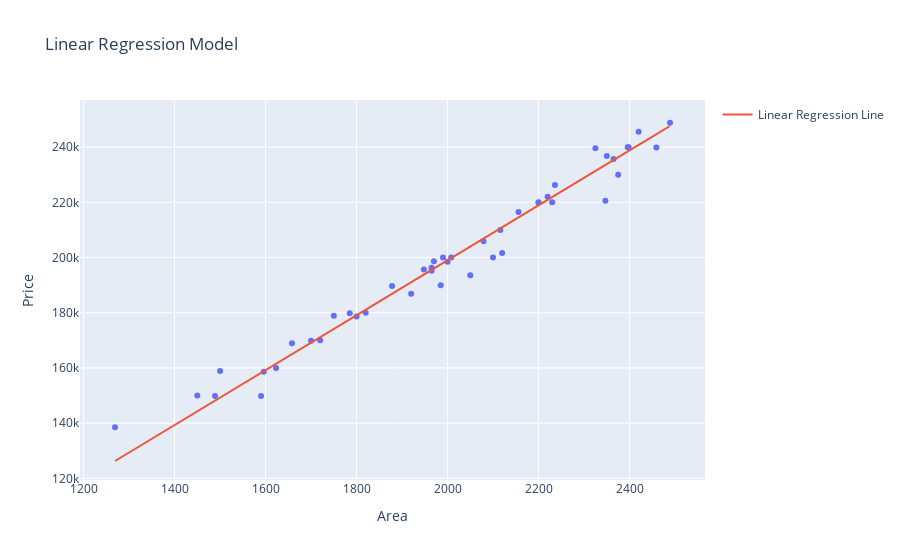

The cell this chart's notebook holds for it:
### Code cell
fig = px.scatter(data, x="Area", y="Price", title="Linear Regression Model")
fig.add_trace(go.Scatter(x=x_range, y=y_range, mode='lines', name="Linear Regression Line"))
fig.show()

### Figure 1 — Plotly figure (JSON) as saved in the notebook; plotly's stock layout.template omitted (floating-point values rounded to 4 significant figures; data arrays with more than 128 entries replaced by an {"elided": "..."} marker saying what was removed)
{"data": [{"hovertemplate": "Area=%{x}<br>Price=%{y}<extra></extra>", "legendgroup": "", "marker": {"color": "#636efa", "symbol": "circle"}, "mode": "markers", "name": "", "orientation": "v", "showlegend": false, "type": "scatter", "x": [1500, 1700, 1750, 1800, 1820, 1920, 1450, 1590, 1596, 1623, 1878, 1658, 1720, 1985, 2000, 2100, 2050, 1990, 1965, 1970, 2120, 2200, 2156, 1269, 1489, 1785, 1965, 1948, 2008, 2079, 2116, 2230, 2200, 2220, 2365, 2325, 2396, 2489, 2420, 2398, 2350, 2375, 2236, 2347, 2459], "xaxis": "x", "y": [158900, 169850, 178950, 178650, 180000, 186850, 150000, 149870, 158620, 159990, 189680, 168980, 170000, 190000, 198510, 200000, 193580, 200000, 195180, 198680, 201650, 220000, 216510, 138550, 149850, 179850, 196280, 195680, 200000, 205880, 210000, 220000, 219850, 222000, 235680, 239580, 240000, 248850, 245590, 240000, 236840, 230000, 226260, 220590, 239840], "yaxis": "y"}, {"mode": "lines", "name": "Linear Regression Line", "type": "scatter", "x": {"elided": "1220 int values"}, "y": {"elided": "1220 float values"}}], "layout": {"autosize": true, "legend": {"tracegroupgap": 0}, "title": {"text": "Linear Regression Model"}, "xaxis": {"anchor": "y", "autorange": true, "domain": [0, 1], "range": [1194.0, 2564.0], "title": {"text": "Area"}, "type": "linear"}, "yaxis": {"anchor": "x", "autorange": true, "domain": [0, 1], "range": [119300.0, 258700.0], "title": {"text": "Price"}, "type": "linear"}}}
